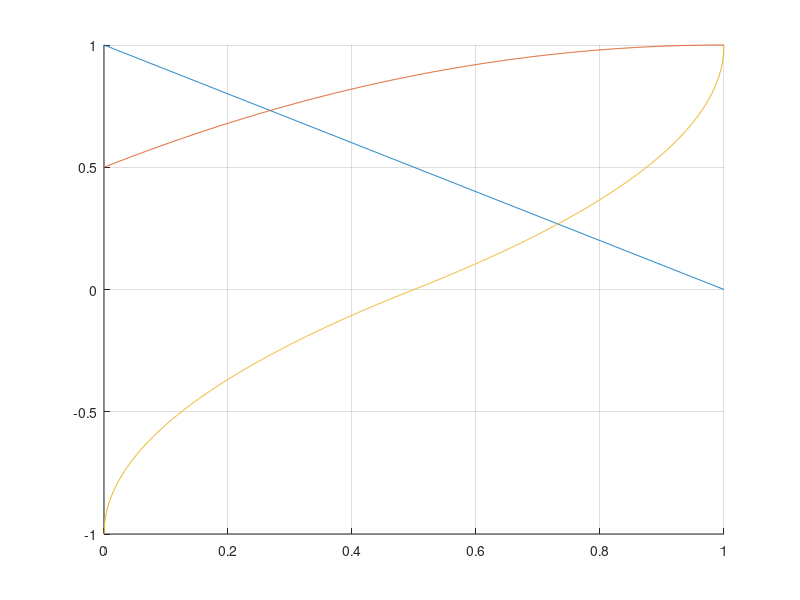

This chart was generated by the following MATLAB code: (Note: this script raises an error after producing the figure.)
clear;
close all;

X = 0:0.001: 1;

f = @(x) (x+1) .* (x<0) .* (x>-1) + (-x+1) .* (x >= 0) .* (x < 1);
F = @(x) (0.5 + x+ (x.^2)/2) .* (x<0) .* (x>-1) + (0.5 +x - (x.^2)/2) .* (x>=0) .* (x<1) + (x>=1);
F1 = @(x) (sqrt(x*2)- 1) .* (x >= 0) .* (x <= 0.5) + (1 - sqrt(2-(x*2))) .* (x>0.5) .* (x <=1) - (x<-1);

Y1 = f(X);
Y2 = F(X);
Y3 = F1(X);

hold on;
grid on;
plot(X, Y1);
plot(X, Y2);
plot(X, Y3);

figure();

histogram(Y3)
